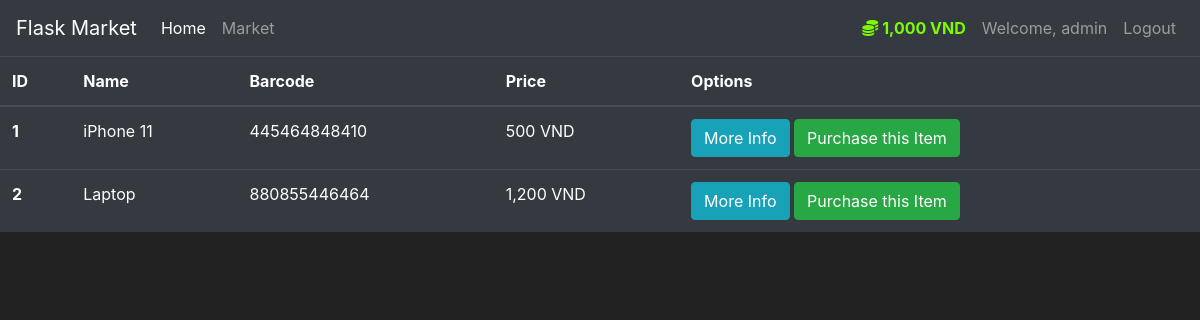
Page /market (signed in) on the committed database.
### market/models.py (models this page shows, shortened)
class User(db.Model, UserMixin):
    id = db.Column(db.Integer, primary_key=True)
    username = db.Column(db.String(30), nullable=False, unique=True)
    email_address = db.Column(db.String(50), nullable=False, unique=True)
    password_hash = db.Column(db.String(60), nullable=False)
    budget = db.Column(db.Integer, nullable=False, default=1000)
    items = db.relationship('Item', backref='owned_user', lazy=True)
    @property
    def password(self):
        return self.password

class Item(db.Model):
    id = db.Column(db.Integer, primary_key=True)
    name = db.Column(db.String(30), nullable=False)
    barcode = db.Column(db.String(12), nullable=False, unique=True)
    price = db.Column(db.Integer, nullable=False)
    description = db.Column(db.String(1024), nullable=False)
    owner = db.Column(db.Integer, db.ForeignKey('user.id'))

### market/routes.py (the view)
@app.route("/market")
def market_page():
    items = Item.query.all()
    return render_template('market.html', items=items)

### market/models.py (called while the page is built)
@login_manager.user_loader
def load_user(user_id):
    return User.query.get(int(user_id))

### market/templates/market.html (shortened to what this page needs)
{% extends "base.html" %}
{% block content %}
<table class="table table-hover table-dark">
    <thead>
      <tr>
        <th scope="col">ID</th>
        <th scope="col">Name</th>
        <th scope="col">Barcode</th>
        <th scope="col">Price</th>
        <th scope="col">Options</th>
      </tr>
    </thead>
    <tbody>
        {% for item in items %}
            <tr>
                <th scope="row">{{ item.id }}</th>
                <td>{{ item.name }}</td>
                <td>{{ item.barcode }}</td>
                <td>{{ "{:,} VND".format(item.price) }}</td>
                <td>
                    <button class="btn btn-outline btn-info">More Info</button>
                    <button class="btn btn-outline btn-success">Purchase this Item</button>
                </td>
            </tr>
        {% endfor %}
    </tbody>
  </table>
{% endblock content %}

### market/templates/base.html (shortened to what this page needs)
<!doctype html>
<html lang="en">
  <head>
    <link rel="stylesheet" href="https://cdn.jsdelivr.net/npm/bootstrap@4.5.3/dist/css/bootstrap.min.css">
    <link rel="stylesheet" href="https://cdnjs.cloudflare.com/ajax/libs/font-awesome/6.4.2/css/all.min.css">
  </head>
  <body>
    <nav class="navbar navbar-expand-md navbar-dark bg-dark">
      <a class="navbar-brand" href={{ url_for('home_page') }}>Flask Market</a>
      <div class="collapse navbar-collapse" id="navbarNav">
        <ul class="navbar-nav mr-auto">
            <li class="nav-item active">
                <a class="nav-link" href={{ url_for('home_page') }}>Home <span class="sr-only">(current)</span></a>
            </li>
            <li class="nav-item">
                <a class="nav-link" href={{ url_for('market_page') }}>Market</a>
            </li>
        </ul>
        {% if current_user.is_authenticated %}
          <ul class="navbar-nav">
              <li class="nav-item">
                  <a class="nav-link" style="color: lawngreen; font-weight: bold">
                    <i class="fa-solid fa-coins"></i>
                    {{ "{:,} VND".format(current_user.budget) }}
                  </a>
              </li>
              <li class="nav-item">
                  <a class="nav-link">Welcome, {{ current_user.username }}</a>
              </li>
              <li class="nav-item">
                  <a class="nav-link" href="#">Logout</a>
              </li>
          </ul>
        {% endif %}
      </div>
    </nav>
    {% block content %}
    {% endblock content %}
  </body>
</html>

### market/templates/base.html (style rules this page uses)
body { background-color: #212121; color: white; }

### rows in the picture
User: budget "1,000 VND", username "admin"
Item: id "1", name "iPhone 11", barcode "445464848410", price "500 VND"
Item: id "2", name "Laptop", barcode "880855446464", price "1,200 VND"
